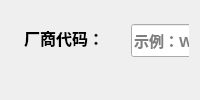
          <widget class="QWidget" name="page_7">
           <layout class="QGridLayout" name="gridLayout_3">
            <item row="0" column="0">
             <widget class="QWidget" name="widget_vendor_code_2" native="true">
              <property name="font">
               <font>
                <family>Microsoft YaHei UI</family>
                <pointsize>11</pointsize>
                <weight>75</weight>
                <bold>true</bold>
               </font>
              </property>
              <widget class="QPushButton" name="btn_vendor_code">
               <property name="geometry">
                <rect>
                 <x>12</x>
                 <y>101</y>
                 <width>93</width>
                 <height>36</height>
                </rect>
               </property>
               <property name="font">
                <font>
                 <family>Microsoft YaHei UI</family>
                 <pointsize>12</pointsize>
                 <weight>75</weight>
                 <bold>true</bold>
                </font>
               </property>
               <property name="text">
                <string>添加</string>
               </property>
              </widget>
              <widget class="QLabel" name="label_9">
               <property name="geometry">
                <rect>
                 <x>13</x>
                 <y>13</y>
                 <width>100</width>
                 <height>27</height>
                </rect>
               </property>
               <property name="font">
                <font>
                 <family>微软雅黑</family>
                 <pointsize>12</pointsize>
                 <weight>75</weight>
                 <bold>true</bold>
                </font>
               </property>
               <property name="text">
                <string>厂商代码：</string>
               </property>
               <property name="buddy">
                <cstring>le_vendor_code</cstring>
               </property>
              </widget>
              <widget class="QLineEdit" name="le_vendor_code">
               <property name="geometry">
                <rect>
                 <x>120</x>
                 <y>13</y>
                 <width>301</width>
                 <height>33</height>
                </rect>
               </property>
               <property name="placeholderText">
                <string>示例：WS</string>
               </property>
              </widget>
             </widget>
            </item>
           </layout>
          </widget>
